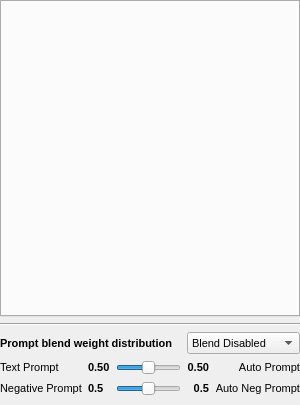
<?xml version="1.0" encoding="UTF-8"?>
<ui version="4.0">
 <class>Form</class>
 <widget class="QWidget" name="Form">
  <property name="geometry">
   <rect>
    <x>0</x>
    <y>0</y>
    <width>300</width>
    <height>405</height>
   </rect>
  </property>
  <property name="sizePolicy">
   <sizepolicy hsizetype="Preferred" vsizetype="Minimum">
    <horstretch>0</horstretch>
    <verstretch>0</verstretch>
   </sizepolicy>
  </property>
  <property name="minimumSize">
   <size>
    <width>0</width>
    <height>405</height>
   </size>
  </property>
  <property name="font">
   <font>
    <pointsize>9</pointsize>
   </font>
  </property>
  <property name="windowTitle">
   <string>Form</string>
  </property>
  <layout class="QGridLayout" name="gridLayout">
   <property name="leftMargin">
    <number>0</number>
   </property>
   <property name="topMargin">
    <number>0</number>
   </property>
   <property name="rightMargin">
    <number>0</number>
   </property>
   <property name="bottomMargin">
    <number>9</number>
   </property>
   <item row="1" column="0">
    <widget class="Line" name="line">
     <property name="orientation">
      <enum>Qt::Horizontal</enum>
     </property>
    </widget>
   </item>
   <item row="2" column="0">
    <layout class="QGridLayout" name="weights">
     <item row="2" column="4">
      <widget class="QLabel" name="label_5">
       <property name="font">
        <font>
         <pointsize>8</pointsize>
         <bold>false</bold>
        </font>
       </property>
       <property name="text">
        <string>Auto Neg Prompt</string>
       </property>
       <property name="alignment">
        <set>Qt::AlignRight|Qt::AlignTrailing|Qt::AlignVCenter</set>
       </property>
      </widget>
     </item>
     <item row="1" column="0">
      <widget class="QLabel" name="label_4">
       <property name="font">
        <font>
         <pointsize>8</pointsize>
         <bold>false</bold>
        </font>
       </property>
       <property name="text">
        <string>Text Prompt</string>
       </property>
       <property name="alignment">
        <set>Qt::AlignLeading|Qt::AlignLeft|Qt::AlignVCenter</set>
       </property>
      </widget>
     </item>
     <item row="1" column="4">
      <widget class="QLabel" name="label_3">
       <property name="font">
        <font>
         <pointsize>8</pointsize>
         <bold>false</bold>
        </font>
       </property>
       <property name="text">
        <string>Auto Prompt</string>
       </property>
       <property name="alignment">
        <set>Qt::AlignRight|Qt::AlignTrailing|Qt::AlignVCenter</set>
       </property>
      </widget>
     </item>
     <item row="2" column="2">
      <widget class="QSlider" name="negative_prompt_weight_distribution_slider">
       <property name="sizePolicy">
        <sizepolicy hsizetype="MinimumExpanding" vsizetype="Fixed">
         <horstretch>0</horstretch>
         <verstretch>0</verstretch>
        </sizepolicy>
       </property>
       <property name="minimumSize">
        <size>
         <width>50</width>
         <height>0</height>
        </size>
       </property>
       <property name="maximum">
        <number>100</number>
       </property>
       <property name="pageStep">
        <number>1</number>
       </property>
       <property name="value">
        <number>50</number>
       </property>
       <property name="orientation">
        <enum>Qt::Horizontal</enum>
       </property>
       <property name="tickPosition">
        <enum>QSlider::NoTicks</enum>
       </property>
       <property name="tickInterval">
        <number>1</number>
       </property>
      </widget>
     </item>
     <item row="1" column="2">
      <widget class="QSlider" name="prompt_weight_distribution_slider">
       <property name="sizePolicy">
        <sizepolicy hsizetype="MinimumExpanding" vsizetype="Fixed">
         <horstretch>0</horstretch>
         <verstretch>0</verstretch>
        </sizepolicy>
       </property>
       <property name="minimumSize">
        <size>
         <width>50</width>
         <height>0</height>
        </size>
       </property>
       <property name="font">
        <font>
         <pointsize>10</pointsize>
        </font>
       </property>
       <property name="maximum">
        <number>100</number>
       </property>
       <property name="pageStep">
        <number>1</number>
       </property>
       <property name="value">
        <number>50</number>
       </property>
       <property name="orientation">
        <enum>Qt::Horizontal</enum>
       </property>
       <property name="tickPosition">
        <enum>QSlider::NoTicks</enum>
       </property>
       <property name="tickInterval">
        <number>1</number>
       </property>
      </widget>
     </item>
     <item row="1" column="3">
      <widget class="QLabel" name="auto_prompt_weight_label">
       <property name="font">
        <font>
         <pointsize>8</pointsize>
         <bold>true</bold>
        </font>
       </property>
       <property name="text">
        <string>0.50</string>
       </property>
       <property name="alignment">
        <set>Qt::AlignRight|Qt::AlignTrailing|Qt::AlignVCenter</set>
       </property>
      </widget>
     </item>
     <item row="2" column="1">
      <widget class="QLabel" name="negative_text_prompt_weight_label">
       <property name="font">
        <font>
         <pointsize>8</pointsize>
         <bold>true</bold>
        </font>
       </property>
       <property name="text">
        <string>0.5</string>
       </property>
       <property name="alignment">
        <set>Qt::AlignLeading|Qt::AlignLeft|Qt::AlignVCenter</set>
       </property>
      </widget>
     </item>
     <item row="2" column="0">
      <widget class="QLabel" name="label_6">
       <property name="font">
        <font>
         <pointsize>8</pointsize>
         <bold>false</bold>
        </font>
       </property>
       <property name="text">
        <string>Negative Prompt</string>
       </property>
       <property name="alignment">
        <set>Qt::AlignLeading|Qt::AlignLeft|Qt::AlignVCenter</set>
       </property>
      </widget>
     </item>
     <item row="2" column="3">
      <widget class="QLabel" name="negative_auto_prompt_weight_label">
       <property name="font">
        <font>
         <pointsize>8</pointsize>
         <bold>true</bold>
        </font>
       </property>
       <property name="text">
        <string>0.5</string>
       </property>
       <property name="alignment">
        <set>Qt::AlignRight|Qt::AlignTrailing|Qt::AlignVCenter</set>
       </property>
      </widget>
     </item>
     <item row="1" column="1">
      <widget class="QLabel" name="text_prompt_weight_label">
       <property name="font">
        <font>
         <pointsize>8</pointsize>
         <bold>true</bold>
        </font>
       </property>
       <property name="text">
        <string>0.50</string>
       </property>
       <property name="alignment">
        <set>Qt::AlignLeading|Qt::AlignLeft|Qt::AlignVCenter</set>
       </property>
      </widget>
     </item>
     <item row="0" column="3" colspan="2">
      <widget class="QComboBox" name="prompt_blend_type">
       <property name="font">
        <font>
         <pointsize>8</pointsize>
        </font>
       </property>
       <property name="toolTip">
        <string>Blend mode</string>
       </property>
       <item>
        <property name="text">
         <string>Blend Disabled</string>
        </property>
       </item>
       <item>
        <property name="text">
         <string>Main Prompt</string>
        </property>
       </item>
       <item>
        <property name="text">
         <string>Prompt Builder</string>
        </property>
       </item>
      </widget>
     </item>
     <item row="0" column="0" colspan="3">
      <widget class="QLabel" name="label_7">
       <property name="font">
        <font>
         <pointsize>8</pointsize>
         <bold>true</bold>
        </font>
       </property>
       <property name="text">
        <string>Prompt blend weight distribution</string>
       </property>
       <property name="alignment">
        <set>Qt::AlignLeading|Qt::AlignLeft|Qt::AlignVCenter</set>
       </property>
      </widget>
     </item>
    </layout>
   </item>
   <item row="0" column="0">
    <widget class="QTabWidget" name="tabs">
     <property name="sizePolicy">
      <sizepolicy hsizetype="Minimum" vsizetype="Expanding">
       <horstretch>0</horstretch>
       <verstretch>0</verstretch>
      </sizepolicy>
     </property>
     <property name="font">
      <font>
       <pointsize>9</pointsize>
      </font>
     </property>
     <property name="styleSheet">
      <string notr="true"/>
     </property>
     <property name="currentIndex">
      <number>-1</number>
     </property>
     <property name="tabsClosable">
      <bool>false</bool>
     </property>
     <property name="tabBarAutoHide">
      <bool>false</bool>
     </property>
    </widget>
   </item>
  </layout>
 </widget>
 <resources/>
 <connections/>
</ui>
